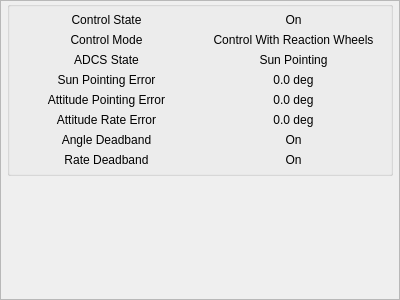
<?xml version='1.0'?>
<ui version="4.0">
 <class>ControlStateInfo</class>
 <widget class="QDockWidget" name="ControlStateInfo">
  <property name="geometry">
   <rect>
    <x>0</x>
    <y>0</y>
    <width>400</width>
    <height>300</height>
   </rect>
  </property>
  <property name="minimumSize">
   <size>
    <width>200</width>
    <height>111</height>
   </size>
  </property>
  <property name="contextMenuPolicy">
   <enum>Qt::ActionsContextMenu</enum>
  </property>
  <property name="allowedAreas">
   <set>Qt::LeftDockWidgetArea|Qt::RightDockWidgetArea</set>
  </property>
  <property name="features">
   <set>QDockWidget::NoDockWidgetFeatures</set>
   <set>QDockWidget::DockWidgetMovable</set>
  </property>
  <property name="windowTitle">
   <string>Control Attitude</string>
  </property>
  <widget class="QWidget" name="dockWidgetContents">
   <layout class="QVBoxLayout" name="verticalLayout">
    <property name="spacing">
     <number>0</number>
    </property>
    <property name="leftMargin">
     <number>0</number>
    </property>
    <property name="topMargin">
     <number>0</number>
    </property>
    <property name="rightMargin">
     <number>0</number>
    </property>
    <property name="bottomMargin">
     <number>0</number>
    </property>
    <item>
     <widget class="QScrollArea" name="scrollArea">
      <property name="widgetResizable">
       <bool>true</bool>
      </property>
      <widget class="QWidget" name="scrollAreaWidgetContents">
       <property name="geometry">
        <rect>
         <x>0</x>
         <y>0</y>
         <width>398</width>
         <height>343</height>
        </rect>
       </property>
       <layout class="QVBoxLayout" name="verticalLayout_2">
        <property name="spacing">
         <number>0</number>
        </property>
        <property name="leftMargin">
         <number>6</number>
        </property>
        <property name="topMargin">
         <number>0</number>
        </property>
        <property name="rightMargin">
         <number>6</number>
        </property>
        <property name="bottomMargin">
         <number>6</number>
        </property>
        <item>
         <widget class="QGroupBox" name="controlStatusGroup">
          <layout class="QGridLayout" name="gridLayout_2">
           <property name="leftMargin">
            <number>6</number>
           </property>
           <property name="topMargin">
            <number>6</number>
           </property>
           <property name="rightMargin">
            <number>6</number>
           </property>
           <property name="bottomMargin">
            <number>6</number>
           </property>
           <item row="7" column="1">
            <widget class="QLabel" name="Status2">
             <property name="text">
              <string>On</string>
             </property>
             <property name="alignment">
              <set>Qt::AlignCenter</set>
             </property>
            </widget>
           </item>
           <item row="7" column="0">
            <widget class="QLabel" name="Status2Label">
             <property name="text">
              <string>Rate Deadband</string>
             </property>
             <property name="alignment">
              <set>Qt::AlignCenter</set>
             </property>
            </widget>
           </item>
           <item row="6" column="1">
            <widget class="QLabel" name="Status1">
             <property name="text">
              <string>On</string>
             </property>
             <property name="alignment">
              <set>Qt::AlignCenter</set>
             </property>
            </widget>
           </item>
           <item row="6" column="0">
            <widget class="QLabel" name="Status1Label">
             <property name="text">
              <string>Angle Deadband</string>
             </property>
             <property name="alignment">
              <set>Qt::AlignCenter</set>
             </property>
            </widget>
           </item>
           <item row="5" column="1">
            <widget class="QLabel" name="attitudeRateError">
             <property name="text">
              <string>0.0 deg</string>
             </property>
             <property name="alignment">
              <set>Qt::AlignCenter</set>
             </property>
            </widget>
           </item>
           <item row="5" column="0">
            <widget class="QLabel" name="attitudeRateErrorLabel">
             <property name="font">
              <font>
               <italic>false</italic>
              </font>
             </property>
             <property name="text">
              <string>Attitude Rate Error</string>
             </property>
             <property name="alignment">
              <set>Qt::AlignCenter</set>
             </property>
            </widget>
           </item>
           <item row="4" column="1">
            <widget class="QLabel" name="attitudePointingError">
             <property name="text">
              <string>0.0 deg</string>
             </property>
             <property name="alignment">
              <set>Qt::AlignCenter</set>
             </property>
            </widget>
           </item>
           <item row="4" column="0">
            <widget class="QLabel" name="attitudePointingErrorLabel">
             <property name="font">
              <font>
               <italic>false</italic>
              </font>
             </property>
             <property name="text">
              <string>Attitude Pointing Error</string>
             </property>
             <property name="alignment">
              <set>Qt::AlignCenter</set>
             </property>
            </widget>
           </item>
           <item row="3" column="1">
            <widget class="QLabel" name="sunPointingError">
             <property name="text">
              <string>0.0 deg</string>
             </property>
             <property name="alignment">
              <set>Qt::AlignCenter</set>
             </property>
            </widget>
           </item>
           <item row="3" column="0">
            <widget class="QLabel" name="sunPointingErrorLabel">
             <property name="font">
              <font>
               <italic>false</italic>
              </font>
             </property>
             <property name="text">
              <string>Sun Pointing Error</string>
             </property>
             <property name="alignment">
              <set>Qt::AlignCenter</set>
             </property>
            </widget>
           </item>
           <item row="2" column="1">
            <widget class="QLabel" name="adcsState">
             <property name="text">
              <string>Sun Pointing</string>
             </property>
             <property name="alignment">
              <set>Qt::AlignCenter</set>
             </property>
            </widget>
           </item>
           <item row="2" column="0">
            <widget class="QLabel" name="adcsStateLabel">
             <property name="text">
              <string>ADCS State</string>
             </property>
             <property name="alignment">
              <set>Qt::AlignCenter</set>
             </property>
            </widget>
           </item>
           <item row="1" column="1">
            <widget class="QLabel" name="controlMode">
             <property name="text">
              <string>Control With Reaction Wheels</string>
             </property>
             <property name="alignment">
              <set>Qt::AlignCenter</set>
             </property>
            </widget>
           </item>
           <item row="1" column="0">
            <widget class="QLabel" name="controlModeLabel">
             <property name="text">
              <string>Control Mode</string>
             </property>
             <property name="alignment">
              <set>Qt::AlignCenter</set>
             </property>
            </widget>
           </item>
           <item row="0" column="1">
            <widget class="QLabel" name="controlState">
             <property name="text">
              <string>On</string>
             </property>
             <property name="alignment">
              <set>Qt::AlignCenter</set>
             </property>
            </widget>
           </item>
           <item row="0" column="0">
            <widget class="QLabel" name="controlStateLabel">
             <property name="text">
              <string>Control State</string>
             </property>
             <property name="alignment">
              <set>Qt::AlignCenter</set>
             </property>
            </widget>
           </item>
          </layout>
         </widget>
        </item>
        <item>
         <spacer name="verticalSpacer">
          <property name="orientation">
           <enum>Qt::Vertical</enum>
          </property>
          <property name="sizeHint" stdset="0">
           <size>
            <width>20</width>
            <height>40</height>
           </size>
          </property>
         </spacer>
        </item>
       </layout>
      </widget>
     </widget>
    </item>
   </layout>
  </widget>
 </widget>
</ui>
